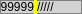
   <widget class="QWidget" name="widget" native="true">
    <property name="geometry">
     <rect>
      <x>1010</x>
      <y>530</y>
      <width>82</width>
      <height>14</height>
     </rect>
    </property>
    <property name="styleSheet">
     <string notr="true">
.QWidget{
	
	background-color: lightgrey;
	border-style:solid;
	border-color: grey;
	border-width:1px;
	border-top-left-radius:8px;
	border-bottom-left-radius:8px;
	border-top-right-radius:8px;
	border-bottom-right-radius:8px;
}
#line{
	border-style:solid;
	border-color: rgb(255, 255, 0);
	border-width:10;
	background-color:#EEF1F7;
	max-width : 55px;
	max-height:20px;
}






</string>
    </property>
    <layout class="QHBoxLayout" name="horizontalLayout">
     <property name="spacing">
      <number>0</number>
     </property>
     <property name="leftMargin">
      <number>0</number>
     </property>
     <property name="topMargin">
      <number>0</number>
     </property>
     <property name="rightMargin">
      <number>0</number>
     </property>
     <property name="bottomMargin">
      <number>0</number>
     </property>
     <item>
      <widget class="QLabel" name="label_11">
       <property name="sizePolicy">
        <sizepolicy hsizetype="Minimum" vsizetype="Preferred">
         <horstretch>0</horstretch>
         <verstretch>0</verstretch>
        </sizepolicy>
       </property>
       <property name="text">
        <string>99999</string>
       </property>
       <property name="alignment">
        <set>Qt::AlignRight|Qt::AlignTrailing|Qt::AlignVCenter</set>
       </property>
       <property name="margin">
        <number>1</number>
       </property>
      </widget>
     </item>
     <item>
      <widget class="Line" name="line">
       <property name="frameShadow">
        <enum>QFrame::Plain</enum>
       </property>
       <property name="orientation">
        <enum>Qt::Vertical</enum>
       </property>
      </widget>
     </item>
     <item>
      <widget class="QLabel" name="label_12">
       <property name="sizePolicy">
        <sizepolicy hsizetype="Expanding" vsizetype="Preferred">
         <horstretch>0</horstretch>
         <verstretch>0</verstretch>
        </sizepolicy>
       </property>
       <property name="text">
        <string>/////</string>
       </property>
       <property name="margin">
        <number>1</number>
       </property>
      </widget>
     </item>
    </layout>
   </widget>
